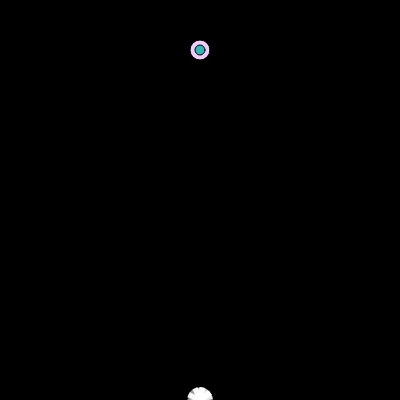
Frame 1 (no input)
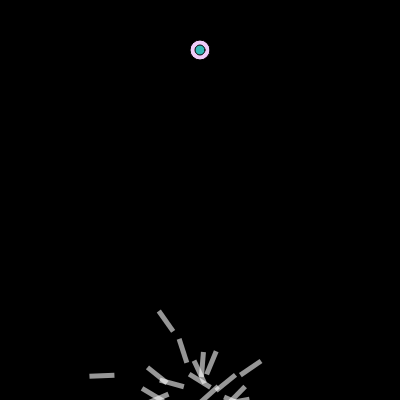
Frame 60 (no input)
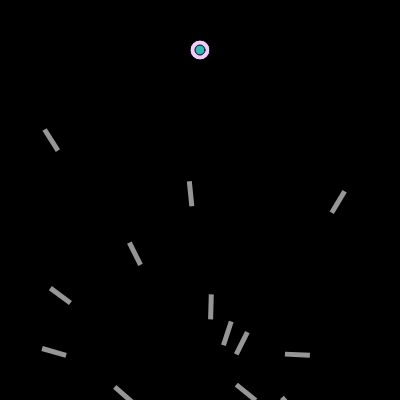
Frame 120 (the mouse pressed at the canvas centre since frame 60)

The p5.js sketch that drew these frames (run headless with seeded random() and noise() and a simulated clock; from frame 60 on, the mouse is pressed at the canvas centre):

// p5.js sketch
// ── sketch.js

let stopButton;
let resumeButton;
let population;
let lifespan = 200;
let popsize = 25;
let mutationrate = 0.01;
let count = 0;
let target;
let displayinfo;
let generation = 1;

function setup() {
  createCanvas(400, 400);
  createButtons();
  population = new Population(popsize);
  lifeCycle = createP();
  lifeCycle.class("stats");
  displayinfo = createP();
  displayinfo.class("stats");
  target = createVector(width/2,50);
  frameRate(100);
}

function draw() {
  background(0);
  population.run();
  lifeCycle.html(`Current Life Span: ${count}`);
  count++;
  if(count == lifespan){
    population.evaluate();
    population.selection();
    count=0;
    generation++;
  }
  drawTarget();
}



function drawTarget(){
  fill(240,204,250);
  ellipse(target.x,target.y,20,20);
  fill(50,183,182);
  ellipse(target.x,target.y,10,10);
  
}

function createButtons(){
  stopButton = createButton("Stop");
  stopButton.position(420, 10);
  stopButton.mousePressed(()=>{
    noLoop();
  })
  resumeButton = createButton("Resume");
  resumeButton.position(420,80);
  resumeButton.mousePressed(()=>{
    loop();
  })
}
// ── DNA.js
class DNA{
    constructor(genes){
        this.lifespan = lifespan;
        if(genes){
            this.genes = genes;
        } else{
            this.genes = [];
            for (let i =0;i<this.lifespan;i++){
                this.genes[i] = p5.Vector.random2D();
                this.genes[i].setMag(0.2);
            }
        }
    }

    crossover(partner){
        let newgenes = [];
        let mid = floor(random(this.genes.length));
        for (let i = 0;i<this.genes.length;i++){
            if (i> mid){
                newgenes[i] = this.genes[i];
            } else{
                newgenes[i] = partner.genes[i];
            }
        }
        return new DNA(newgenes);
    }

    mutation(){
        for(let i = 0;i<this.genes.length;i++){
            if(random(1)<mutationrate){
                this.genes[i] = p5.Vector.random2D();
                this.genes[i].setMag(0.2);
            }
        }
    }
}
// ── Population.js
class Population{
    constructor(popsize){
        this.rockets = [];
        this.popsize = popsize;
        this.matingpool = [];
        this.avgfit = 0;
        for (let i = 0;i<this.popsize;i++){
            this.rockets[i] = new Rocket();
        }
    }

    run(){
        for (let i = 0;i<this.popsize;i++){
            this.rockets[i].update(count);
            this.rockets[i].show();
        }
    }

    evaluate(){
        let maxfit = 0;
        let totalfit = 0;
        for (let i = 0;i<this.popsize;i++){
            this.rockets[i].calcFitness();
            totalfit += this.rockets[i].fitness;
            if (this.rockets[i].fitness > maxfit){
                maxfit = this.rockets[i].fitness;
            }
        }
        this.avgfit = (totalfit / this.popsize).toPrecision(4);
        displayinfo.html(`Current Generation: ${generation}<br>Max Fitness: ${maxfit} / 1000 <br>Average Fitness: ${this.getavgfit()} / 1000`);
        for (let i = 0;i<this.popsize;i++){
            this.rockets[i].fitness /= maxfit;
        }

        this.matingpool = [];

        for (let i = 0;i<this.popsize;i++){
            let n = this.rockets[i].fitness * 100;
            for(let j =0;j<n;j++){
                this.matingpool.push(this.rockets[i]);
            }
        }
    }

    getavgfit(){
        return this.avgfit;
    }

    selection(){
        let newRockets = [];
        for (let i = 0;i<this.popsize;i++){
            let parentA = random(this.matingpool).dna;
            let parentB = random(this.matingpool).dna;
            let child = parentA.crossover(parentB);
            child.mutation();
            newRockets[i] = new Rocket(child);
        }
        this.rockets = newRockets;
    }
}
// ── Rocket.js
class Rocket{
    constructor(dna){
        this.pos = createVector(width/2,height);
        this.vel = createVector();
        this.acc = createVector();
        this.complete = false;
        this.completelife = 1;
        if (dna){
            this.dna = dna
        } else{
            this.dna = new DNA();
        }
        this.fitness = 0;
    }

    applyForce(force){
        this.acc.add(force);
    }

    update(count){
        let d = dist(this.pos.x, this.pos.y, target.x, target.y);
        if((d<10) && (!this.complete)){
            this.complete = true;
            this.pos = target.copy();
            this.completelife = lifespan-count;
        }

        this.applyForce(this.dna.genes[count]);
        if(!this.complete){
            this.count++;
            this.vel.add(this.acc);
            this.pos.add(this.vel);
            this.acc.mult(0);
        }
    }

    show(){
        push();
        noStroke();
        fill(255,150);
        translate(this.pos.x,this.pos.y);
        rotate(this.vel.heading());
        rectMode(CENTER)
        rect(0,0,25,5);
        pop();
    }

    calcFitness(){
        let d = map(dist(this.pos.x, this.pos.y, target.x, target.y),0,width,width,0);
        this.fitness = map(this.completelife * d,0,50000,0,1000);
    }
}
